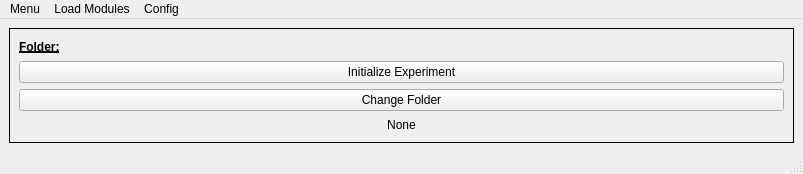
<?xml version="1.0" encoding="UTF-8"?>
<ui version="4.0">
 <class>MainWindow</class>
 <widget class="QMainWindow" name="MainWindow">
  <property name="geometry">
   <rect>
    <x>0</x>
    <y>0</y>
    <width>803</width>
    <height>174</height>
   </rect>
  </property>
  <property name="windowTitle">
   <string>MainWindow</string>
  </property>
  <widget class="QWidget" name="centralwidget">
   <layout class="QGridLayout" name="gridLayout">
    <item row="0" column="0">
     <widget class="QFrame" name="folder">
      <property name="frameShape">
       <enum>QFrame::Box</enum>
      </property>
      <layout class="QVBoxLayout" name="verticalLayout_2">
       <item>
        <widget class="QLabel" name="folder_label">
         <property name="font">
          <font>
           <weight>75</weight>
           <bold>true</bold>
           <underline>true</underline>
          </font>
         </property>
         <property name="text">
          <string>Folder:</string>
         </property>
        </widget>
       </item>
       <item>
        <widget class="QPushButton" name="initialize_experiment_button">
         <property name="text">
          <string>Initialize Experiment</string>
         </property>
        </widget>
       </item>
       <item>
        <widget class="QPushButton" name="change_folder_button">
         <property name="text">
          <string>Change Folder</string>
         </property>
        </widget>
       </item>
       <item>
        <widget class="QLabel" name="current_folder_label_2">
         <property name="text">
          <string>None</string>
         </property>
         <property name="scaledContents">
          <bool>true</bool>
         </property>
         <property name="alignment">
          <set>Qt::AlignCenter</set>
         </property>
         <property name="wordWrap">
          <bool>true</bool>
         </property>
        </widget>
       </item>
      </layout>
     </widget>
    </item>
   </layout>
  </widget>
  <widget class="QMenuBar" name="menubar">
   <property name="geometry">
    <rect>
     <x>0</x>
     <y>0</y>
     <width>803</width>
     <height>21</height>
    </rect>
   </property>
   <widget class="QMenu" name="menuMenu">
    <property name="title">
     <string>Menu</string>
    </property>
    <addaction name="actionInitialize_experiment"/>
    <addaction name="actionQuit"/>
   </widget>
   <widget class="QMenu" name="menuLoad_Modules">
    <property name="title">
     <string>Load Modules</string>
    </property>
    <addaction name="separator"/>
    <addaction name="actionCamera"/>
    <addaction name="actionLaser"/>
    <addaction name="actionDLP"/>
    <addaction name="actionController"/>
    <addaction name="actionAutomation"/>
    <addaction name="actionElectrophysiology"/>
   </widget>
   <widget class="QMenu" name="menuConfig">
    <property name="title">
     <string>Config</string>
    </property>
    <addaction name="actionChange_default_path"/>
   </widget>
   <addaction name="menuMenu"/>
   <addaction name="menuLoad_Modules"/>
   <addaction name="menuConfig"/>
  </widget>
  <widget class="QStatusBar" name="statusbar"/>
  <action name="actionCamera">
   <property name="text">
    <string>Camera</string>
   </property>
  </action>
  <action name="actionDLP">
   <property name="text">
    <string>DLP</string>
   </property>
  </action>
  <action name="actionLaser">
   <property name="text">
    <string>Laser</string>
   </property>
  </action>
  <action name="actionQuit">
   <property name="text">
    <string>Quit</string>
   </property>
  </action>
  <action name="actionController">
   <property name="text">
    <string>Controller</string>
   </property>
  </action>
  <action name="actionAutomation">
   <property name="text">
    <string>Automation</string>
   </property>
  </action>
  <action name="actionElectrophysiology">
   <property name="text">
    <string>Electrophysiology</string>
   </property>
  </action>
  <action name="actionChange_default_path">
   <property name="text">
    <string>Change default path</string>
   </property>
  </action>
  <action name="actionInitialize_experiment">
   <property name="text">
    <string>Initialize experiment</string>
   </property>
  </action>
 </widget>
 <resources/>
 <connections/>
</ui>
